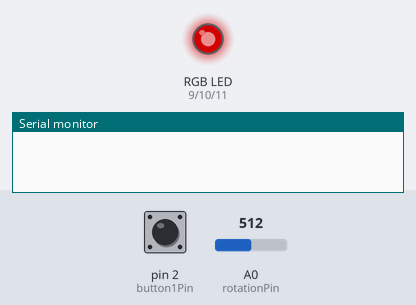
Recording of a sketch running on a simulated Arduino Uno, built with avr-gcc and run on an emulated ATmega328P. Parts: an RGB LED mixed from three pins (HIGH = lit), the last lines printed to the serial monitor. Inputs (shaded band) come from the test bench; at power-on: pin 2 (button1Pin) HIGH, A0 (rotationPin) = 512. Dim RGB values are drawn brighter than linear.

Above: at 1.2 s.
1.3 s: pin 2 (button1Pin) pulled LOW for 0.15 s
At 2.4 s:
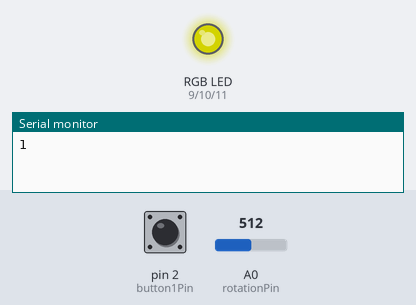
3.3 s: A0 (rotationPin) set to 716
At 3.7 s:
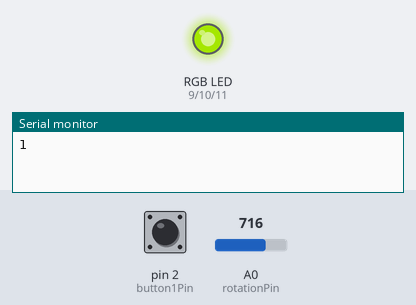
4.8 s: pin 2 (button1Pin) pulled LOW for 1 s
At 6.9 s:
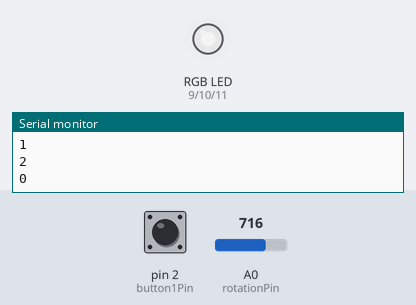
7.3 s: A0 (rotationPin) set to 900
At 7.9 s:
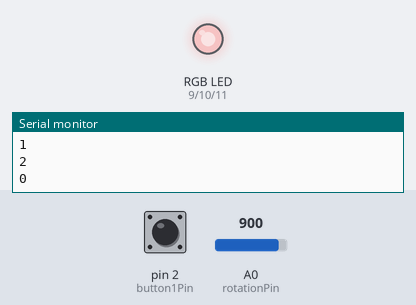
8.8 s: pin 2 (button1Pin) pulled LOW for 0.15 s
At 10.5 s:
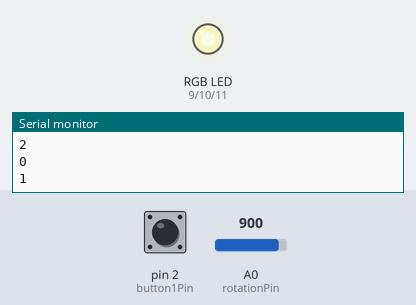
10.8 s: A0 (rotationPin) set to 511
At 11.7 s:
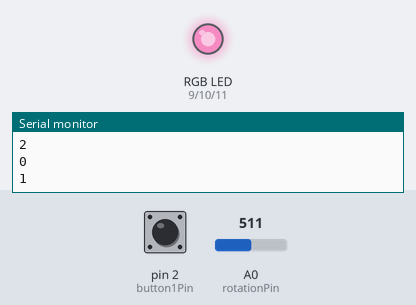
Timing chart, 0 to 13.3 s (numbered marks = the images above; inputs shaded):
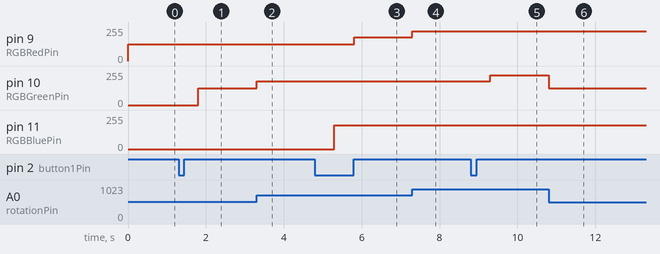

Measured:
- after the input at 1.3 s, pin 10 (RGBGreenPin): 0/255 → 127/255 after 0.50 s
- after the input at 3.3 s, pin 10 (RGBGreenPin): 127/255 → 178/255 at once
- after the input at 4.8 s, pin 9 (RGBRedPin): 127/255 → 178/255 after 1.0 s; pin 11 (RGBBluePin): 0/255 → 178/255 after 0.50 s
- after the input at 7.3 s, pin 9 (RGBRedPin): 178/255 → 224/255 at once
- after the input at 8.8 s, pin 10 (RGBGreenPin): 178/255 → 224/255 after 0.50 s
- after the input at 10.8 s, pin 10 (RGBGreenPin): 224/255 → 127/255 at once

The sketch:

E007_-_RGB_Fade.ino
```cpp
// (licence header left out)
int rotationPin = A0;
int button1Pin = 2;
int button2Pin = 3;
int RGBRedPin = 9;    //The red RGB LED is connected pin 9 of the Arduino.
int RGBGreenPin = 10; //The green RGB LED is connected pin 10 of the Arduino.
int RGBBluePin = 11;  //The blue RGB LED is connected pin 11 of the Arduino.
int fadeDelay = 5;    //This is the number of milliseconds that it will take between steps during fading.
int data = 0;
int value = 0;
int counter = 0;

void setup() { //The Setup function runs once.
  Serial.begin(9600); // This will enable the Arduino to send data to the Serial monitor.
  pinMode(RGBRedPin, OUTPUT);    //Setup red RGB LED pin as an output pin.
  pinMode(RGBGreenPin, OUTPUT);  //Setup green RGB LED pin as an output pin.
  pinMode(RGBBluePin, OUTPUT);   //Setup blue RGB LED pin as an output pin.
  pinMode(button1Pin, INPUT);
  pinMode(button2Pin, INPUT);
}

void loop() { //The loop function runs forever.
//  level1();

  /* Level2
   * Fade the red channel of the RGB LED in and out when the user pushes SW1 (D2)
   * Fade the blue channel of the RGB LED in and out when the user pushes SW2(D3).
  */
//  level2();

  /* Level3
   * Map the brightness of the green channel of the RGB led to the rotation sensor A0.
   */
//  level3();

  /* Level4
   *  Write a program that allows the user to set the brightness of each of the RGB channels by using the rotation dial to control brightness and a push button to select the channel. For example, the operation of this program could be as follows.
   * User turns the dial to set the brightness of the red LED.
   * The User pushes the “mode” button SW1 (D2)
   * User turns the dial to set the brightness of the green LED.
   * The User pushes the “mode” button SW1 (D2)
   * User turns the dial to set the brightness of the blue LED.
   * If the user pushed the “mode” button again, then the it will loop back to the red channel again.
   */
   level4();
}

void level4(){
  data = analogRead(rotationPin);
  value = map(data, 0, 1023, 0, 255);
//  Serial.print("Value = ");
//  Serial.println(value);

  if(digitalRead(button1Pin) == LOW){
    delay(500);
    if(counter < 2){
      ++counter;
    } else {
      counter = 0;
    }
    Serial.println(counter);
  }

  if(counter == 0){
    analogWrite(RGBRedPin, value);
    delay(fadeDelay);
  }
  if(counter == 1){
    analogWrite(RGBGreenPin, value);
    delay(fadeDelay);
  }
  if(counter == 2){
    analogWrite(RGBBluePin, value);
    delay(fadeDelay);
  }
}

void level3(){
  data = analogRead(rotationPin);
  value = map(data, 0, 1023, 0, 255);
  Serial.print("Value = ");
  Serial.println(value);
  analogWrite(RGBGreenPin, value);
  delay(fadeDelay);
}

void level2(){
  if(digitalRead(button1Pin) == LOW){
    for (int x = 0; x <= 255; x++) { //Fade in red.
      analogWrite(RGBRedPin, x);
      delay(fadeDelay);
    }

    for (int x = 255; x >= 0; x--) { //Fade out red.
      analogWrite(RGBRedPin, x);
      delay(fadeDelay);
    }
  }

  if(digitalRead(button2Pin) == LOW){
     for (int x = 0; x <= 255; x++) { //Fade in blue.
      analogWrite(RGBBluePin, x);
      delay(fadeDelay);
    }

    for (int x = 255; x >= 0; x--) { //Fade out blue.
      analogWrite(RGBBluePin, x);
      delay(fadeDelay);
    }
  }
}

void level1(){
  for (int x = 0; x <= 255; x++) { //Fade in red.
    analogWrite(RGBRedPin, x);
    delay(fadeDelay);
  }

  for (int x = 255; x >= 0; x--) { //Fade out red.
    analogWrite(RGBRedPin, x);
    delay(fadeDelay);
  }

  for (int x = 0; x <= 255; x++) { //Fade in green.
    analogWrite(RGBGreenPin, x);
    delay(fadeDelay);
  }

  for (int x = 255; x >= 0; x--) { //Fade out green.
    analogWrite(RGBGreenPin, x);
    delay(fadeDelay);
  }

  for (int x = 0; x <= 255; x++) { //Fade in blue.
    analogWrite(RGBBluePin, x);
    delay(fadeDelay);
  }

  for (int x = 255; x >= 0; x--) { //Fade out blue.
    analogWrite(RGBBluePin, x);
    delay(fadeDelay);
  }

  for (int x = 0; x <= 255; x++) { //Fade in red and blue.
    analogWrite(RGBRedPin, x);
    analogWrite(RGBBluePin, x);
    delay(fadeDelay);
  }

  for (int x = 255; x >= 0; x--) { //Fade out red and blue.
    analogWrite(RGBRedPin, x);
    analogWrite(RGBBluePin, x);
    delay(fadeDelay);
  }

  for (int x = 0; x <= 255; x++) { //Fade in red and green.
    analogWrite(RGBRedPin, x);
    analogWrite(RGBGreenPin, x);
    delay(fadeDelay);
  }

  for (int x = 255; x >= 0; x--) { //Fade out red and green.
    analogWrite(RGBRedPin, x);
    analogWrite(RGBGreenPin, x);
    delay(fadeDelay);
  }

  for (int x = 0; x <= 255; x++) { //Fade in green and blue.
    analogWrite(RGBGreenPin, x);
    analogWrite(RGBBluePin, x);
    delay(fadeDelay);
  }

  for (int x = 255; x >= 0; x--) { //Fade out green and blue.
    analogWrite(RGBGreenPin, x);
    analogWrite(RGBBluePin, x);
    delay(fadeDelay);
  }

  for (int x = 0; x <= 255; x++) { //Fade in red, green and blue.
    analogWrite(RGBRedPin, x);
    analogWrite(RGBGreenPin, x);
    analogWrite(RGBBluePin, x);
    delay(fadeDelay);
  }

  for (int x = 255; x >= 0; x--) { //Fade out red, green and blue.
    analogWrite(RGBRedPin, x);
    analogWrite(RGBGreenPin, x);
    analogWrite(RGBBluePin, x);
    delay(fadeDelay);
  }
}
```
